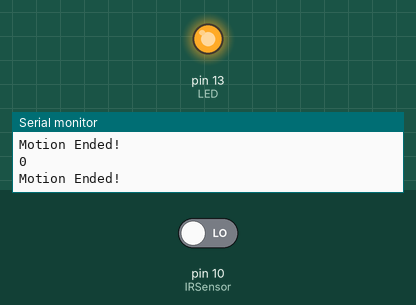
Recording of a program running on a simulated Arduino Uno, built with avr-gcc and run on an emulated ATmega328P. Parts: output pins drawn as LEDs (lit = HIGH), the last lines printed to the serial monitor. The test bench sets the inputs (shaded band); at power-on: pin 10 (IRSensor) LOW.

Above: at 2.8 s.
2.9 s: pin 10 (IRSensor) driven HIGH
At 3.8 s:
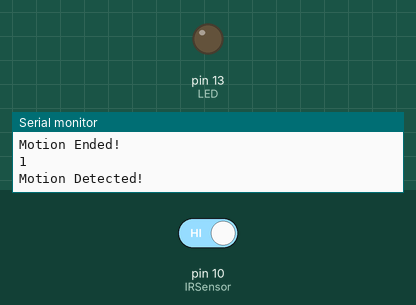
4.5 s: pin 10 (IRSensor) driven LOW
At 5.3 s:
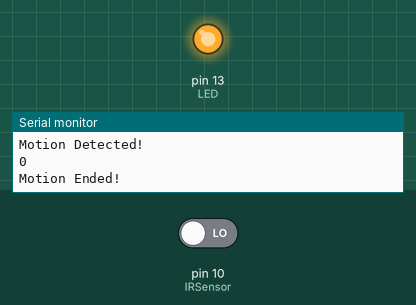
Timing chart, 0 to 7.5 s (numbered marks = the images above; inputs shaded):
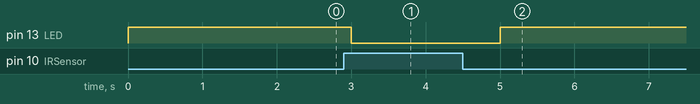

Measured:
- after the input at 2.9 s, pin 13 (LED): HIGH → LOW after 0.10 s
- after the input at 4.5 s, pin 13 (LED): LOW → HIGH after 0.50 s

The program:

main.cpp
```cpp
#include <Arduino.h>

int IRSensor = 10; // connect IR sensor module to Arduino pin D9
int LED = 13; // connect LED to Arduino pin 13

void setup(){
  Serial.begin(115200); // Init Serial at 115200 Baud Rate.
  Serial.println("Serial Working"); // Test to check if serial is working or not
  pinMode(IRSensor, INPUT); // IR Sensor pin INPUT
  pinMode(LED, OUTPUT); // LED Pin Output
}

void loop(){
  int sensorStatus = digitalRead(IRSensor); // Read the state of the GPIO pin
  Serial.println(sensorStatus);

  if (sensorStatus == HIGH) {
    digitalWrite(LED, LOW); // Turn off the onboard LED
    Serial.println("Motion Detected!"); // Print "Motion Detected!" on the serial monitor window
  } else {
    digitalWrite(LED, HIGH); // Turn on the onboard LED
    Serial.println("Motion Ended!"); // Print "Motion Ended!" on the serial monitor window
  }

  delay(1000); // Delay for 1 second (optional, to avoid too rapid serial prints)
}
```
